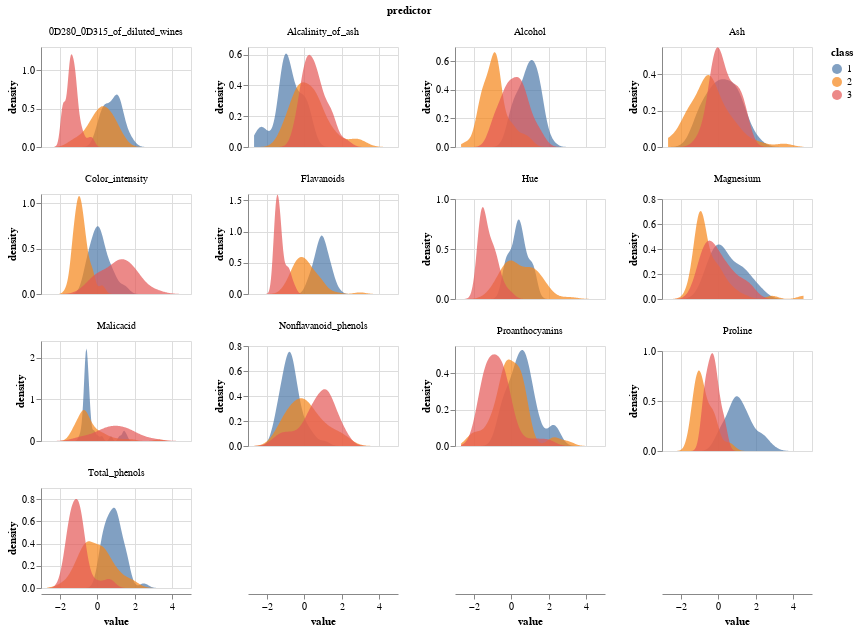

The cell this chart's notebook holds for it:
### Markdown cell above
## EDA

### Code cell
plot_density(scaled_wine_train, scaled_wine_train.columns, "class", ncols=4, height=100)

### Figure 1 — Vega-Lite specification as saved in the notebook (floating-point values rounded to 4 significant figures; data arrays with more than 128 entries replaced by an {"elided": "..."} marker saying what was removed)
{"config": {"view": {"continuousWidth": 300, "continuousHeight": 300}}, "data": {"name": "data-08e2cb3f61c9447db266dea6ed56f206"}, "facet": {"field": "predictor", "type": "nominal"}, "spec": {"mark": {"type": "area", "opacity": 0.7}, "encoding": {"color": {"field": "class", "type": "nominal"}, "x": {"field": "value", "type": "quantitative"}, "y": {"field": "density", "stack": false, "type": "quantitative"}}, "height": 100, "transform": [{"density": "value", "groupby": ["class", "predictor"]}], "width": 150}, "columns": 4, "resolve": {"scale": {"y": "independent"}}, "$schema": "https://vega.github.io/schema/vega-lite/v5.15.1.json", "datasets": {"data-08e2cb3f61c9447db266dea6ed56f206": {"elided": "1612 records"}}}
